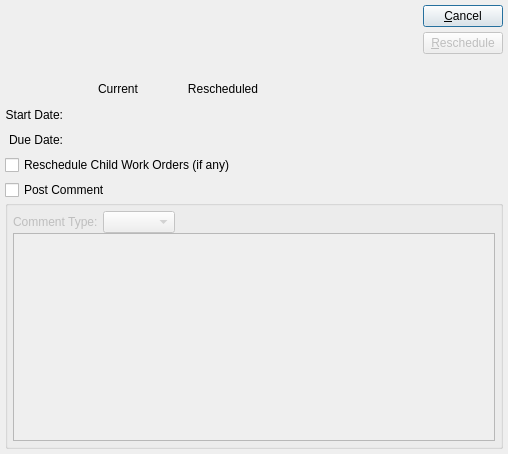
<?xml version="1.0" encoding="UTF-8"?>
<ui version="4.0">
 <comment>This file is part of the xTuple ERP: PostBooks Edition, a free and
open source Enterprise Resource Planning software suite,
Copyright (c) 1999-2018 by OpenMFG LLC, d/b/a xTuple.
It is licensed to you under the Common Public Attribution License
version 1.0, the full text of which (including xTuple-specific Exhibits)
is available at www.xtuple.com/CPAL.  By using this software, you agree
to be bound by its terms.</comment>
 <class>rescheduleWo</class>
 <widget class="QDialog" name="rescheduleWo">
  <property name="geometry">
   <rect>
    <x>0</x>
    <y>0</y>
    <width>508</width>
    <height>454</height>
   </rect>
  </property>
  <property name="windowTitle">
   <string>Reschedule Work Order</string>
  </property>
  <layout class="QVBoxLayout">
   <item>
    <layout class="QHBoxLayout">
     <property name="spacing">
      <number>2</number>
     </property>
     <item>
      <widget class="WoCluster" name="_wo"/>
     </item>
     <item>
      <spacer>
       <property name="orientation">
        <enum>Qt::Horizontal</enum>
       </property>
       <property name="sizeType">
        <enum>QSizePolicy::Expanding</enum>
       </property>
       <property name="sizeHint" stdset="0">
        <size>
         <width>20</width>
         <height>20</height>
        </size>
       </property>
      </spacer>
     </item>
     <item>
      <layout class="QVBoxLayout">
       <property name="spacing">
        <number>5</number>
       </property>
       <item>
        <widget class="QPushButton" name="_close">
         <property name="text">
          <string>&amp;Cancel</string>
         </property>
        </widget>
       </item>
       <item>
        <widget class="QPushButton" name="_reschedule">
         <property name="enabled">
          <bool>false</bool>
         </property>
         <property name="text">
          <string>&amp;Reschedule</string>
         </property>
        </widget>
       </item>
       <item>
        <spacer>
         <property name="orientation">
          <enum>Qt::Vertical</enum>
         </property>
         <property name="sizeType">
          <enum>QSizePolicy::Preferred</enum>
         </property>
         <property name="sizeHint" stdset="0">
          <size>
           <width>20</width>
           <height>20</height>
          </size>
         </property>
        </spacer>
       </item>
      </layout>
     </item>
    </layout>
   </item>
   <item>
    <layout class="QHBoxLayout">
     <item>
      <layout class="QGridLayout">
       <item row="2" column="1">
        <widget class="DLineEdit" name="_currentDueDate">
         <property name="enabled">
          <bool>false</bool>
         </property>
         <property name="minimumSize">
          <size>
           <width>100</width>
           <height>0</height>
          </size>
         </property>
        </widget>
       </item>
       <item row="2" column="2">
        <widget class="DLineEdit" name="_newDueDate"/>
       </item>
       <item row="1" column="2">
        <widget class="DLineEdit" name="_newStartDate"/>
       </item>
       <item row="2" column="0">
        <widget class="QLabel" name="_dueDateLit">
         <property name="text">
          <string>Due Date:</string>
         </property>
         <property name="alignment">
          <set>Qt::AlignRight|Qt::AlignTrailing|Qt::AlignVCenter</set>
         </property>
        </widget>
       </item>
       <item row="0" column="1">
        <widget class="QLabel" name="_currentLit">
         <property name="minimumSize">
          <size>
           <width>100</width>
           <height>0</height>
          </size>
         </property>
         <property name="text">
          <string>Current</string>
         </property>
         <property name="alignment">
          <set>Qt::AlignCenter</set>
         </property>
        </widget>
       </item>
       <item row="1" column="0">
        <widget class="QLabel" name="_startDateLit">
         <property name="text">
          <string>Start Date:</string>
         </property>
         <property name="alignment">
          <set>Qt::AlignRight|Qt::AlignTrailing|Qt::AlignVCenter</set>
         </property>
        </widget>
       </item>
       <item row="0" column="2">
        <widget class="QLabel" name="_rescheduledLit">
         <property name="minimumSize">
          <size>
           <width>100</width>
           <height>0</height>
          </size>
         </property>
         <property name="text">
          <string>Rescheduled</string>
         </property>
         <property name="alignment">
          <set>Qt::AlignCenter</set>
         </property>
        </widget>
       </item>
       <item row="1" column="1">
        <widget class="DLineEdit" name="_currentStartDate">
         <property name="enabled">
          <bool>false</bool>
         </property>
         <property name="minimumSize">
          <size>
           <width>100</width>
           <height>0</height>
          </size>
         </property>
        </widget>
       </item>
      </layout>
     </item>
     <item>
      <spacer>
       <property name="orientation">
        <enum>Qt::Horizontal</enum>
       </property>
       <property name="sizeType">
        <enum>QSizePolicy::Expanding</enum>
       </property>
       <property name="sizeHint" stdset="0">
        <size>
         <width>204</width>
         <height>71</height>
        </size>
       </property>
      </spacer>
     </item>
    </layout>
   </item>
   <item>
    <layout class="QHBoxLayout">
     <property name="spacing">
      <number>0</number>
     </property>
     <item>
      <widget class="XCheckBox" name="_changeChildren">
       <property name="text">
        <string>Reschedule Child Work Orders (if any)</string>
       </property>
      </widget>
     </item>
     <item>
      <spacer>
       <property name="orientation">
        <enum>Qt::Horizontal</enum>
       </property>
       <property name="sizeType">
        <enum>QSizePolicy::Expanding</enum>
       </property>
       <property name="sizeHint" stdset="0">
        <size>
         <width>20</width>
         <height>20</height>
        </size>
       </property>
      </spacer>
     </item>
    </layout>
   </item>
   <item>
    <layout class="QVBoxLayout">
     <property name="spacing">
      <number>0</number>
     </property>
     <item>
      <layout class="QHBoxLayout">
       <property name="spacing">
        <number>0</number>
       </property>
       <item>
        <widget class="XCheckBox" name="_postComment">
         <property name="text">
          <string>Post Comment</string>
         </property>
        </widget>
       </item>
       <item>
        <spacer>
         <property name="orientation">
          <enum>Qt::Horizontal</enum>
         </property>
         <property name="sizeType">
          <enum>QSizePolicy::Expanding</enum>
         </property>
         <property name="sizeHint" stdset="0">
          <size>
           <width>46</width>
           <height>10</height>
          </size>
         </property>
        </spacer>
       </item>
      </layout>
     </item>
     <item>
      <widget class="QGroupBox" name="_commentGroup">
       <property name="enabled">
        <bool>false</bool>
       </property>
       <property name="sizePolicy">
        <sizepolicy hsizetype="Preferred" vsizetype="Expanding">
         <horstretch>0</horstretch>
         <verstretch>0</verstretch>
        </sizepolicy>
       </property>
       <property name="title">
        <string/>
       </property>
       <layout class="QVBoxLayout">
        <property name="spacing">
         <number>0</number>
        </property>
        <property name="margin">
         <number>5</number>
        </property>
        <item>
         <layout class="QHBoxLayout">
          <property name="spacing">
           <number>0</number>
          </property>
          <item>
           <layout class="QHBoxLayout">
            <property name="spacing">
             <number>5</number>
            </property>
            <item>
             <widget class="QLabel" name="_cmnttypeLit">
              <property name="text">
               <string>Comment Type:</string>
              </property>
             </widget>
            </item>
            <item>
             <widget class="XComboBox" name="_cmnttype"/>
            </item>
           </layout>
          </item>
          <item>
           <spacer>
            <property name="orientation">
             <enum>Qt::Horizontal</enum>
            </property>
            <property name="sizeType">
             <enum>QSizePolicy::Expanding</enum>
            </property>
            <property name="sizeHint" stdset="0">
             <size>
              <width>51</width>
              <height>10</height>
             </size>
            </property>
           </spacer>
          </item>
         </layout>
        </item>
        <item>
         <widget class="XTextEdit" name="_comment"/>
        </item>
       </layout>
      </widget>
     </item>
    </layout>
   </item>
  </layout>
 </widget>
 <layoutdefault spacing="5" margin="5"/>
 <customwidgets>
  <customwidget>
   <class>DLineEdit</class>
   <extends>QWidget</extends>
   <header>datecluster.h</header>
   <container>1</container>
  </customwidget>
  <customwidget>
   <class>WoCluster</class>
   <extends>QWidget</extends>
   <header>wocluster.h</header>
  </customwidget>
  <customwidget>
   <class>XCheckBox</class>
   <extends>QCheckBox</extends>
   <header>xcheckbox.h</header>
  </customwidget>
  <customwidget>
   <class>XComboBox</class>
   <extends>QComboBox</extends>
   <header>xcombobox.h</header>
  </customwidget>
  <customwidget>
   <class>XTextEdit</class>
   <extends>QTextEdit</extends>
   <header>xtextedit.h</header>
  </customwidget>
 </customwidgets>
 <tabstops>
  <tabstop>_wo</tabstop>
  <tabstop>_newStartDate</tabstop>
  <tabstop>_newDueDate</tabstop>
  <tabstop>_changeChildren</tabstop>
  <tabstop>_postComment</tabstop>
  <tabstop>_cmnttype</tabstop>
  <tabstop>_comment</tabstop>
  <tabstop>_reschedule</tabstop>
  <tabstop>_close</tabstop>
 </tabstops>
 <resources/>
 <connections>
  <connection>
   <sender>_wo</sender>
   <signal>valid(bool)</signal>
   <receiver>_reschedule</receiver>
   <slot>setEnabled(bool)</slot>
   <hints>
    <hint type="sourcelabel">
     <x>20</x>
     <y>20</y>
    </hint>
    <hint type="destinationlabel">
     <x>20</x>
     <y>20</y>
    </hint>
   </hints>
  </connection>
  <connection>
   <sender>_wo</sender>
   <signal>startDateChanged(QDate)</signal>
   <receiver>_currentStartDate</receiver>
   <slot>setDate(QDate)</slot>
   <hints>
    <hint type="sourcelabel">
     <x>20</x>
     <y>20</y>
    </hint>
    <hint type="destinationlabel">
     <x>20</x>
     <y>20</y>
    </hint>
   </hints>
  </connection>
  <connection>
   <sender>_wo</sender>
   <signal>dueDateChanged(QDate)</signal>
   <receiver>_currentDueDate</receiver>
   <slot>setDate(QDate)</slot>
   <hints>
    <hint type="sourcelabel">
     <x>20</x>
     <y>20</y>
    </hint>
    <hint type="destinationlabel">
     <x>20</x>
     <y>20</y>
    </hint>
   </hints>
  </connection>
  <connection>
   <sender>_close</sender>
   <signal>clicked()</signal>
   <receiver>rescheduleWo</receiver>
   <slot>accept()</slot>
   <hints>
    <hint type="sourcelabel">
     <x>20</x>
     <y>20</y>
    </hint>
    <hint type="destinationlabel">
     <x>20</x>
     <y>20</y>
    </hint>
   </hints>
  </connection>
  <connection>
   <sender>_postComment</sender>
   <signal>toggled(bool)</signal>
   <receiver>_commentGroup</receiver>
   <slot>setEnabled(bool)</slot>
   <hints>
    <hint type="sourcelabel">
     <x>20</x>
     <y>20</y>
    </hint>
    <hint type="destinationlabel">
     <x>20</x>
     <y>20</y>
    </hint>
   </hints>
  </connection>
 </connections>
</ui>
